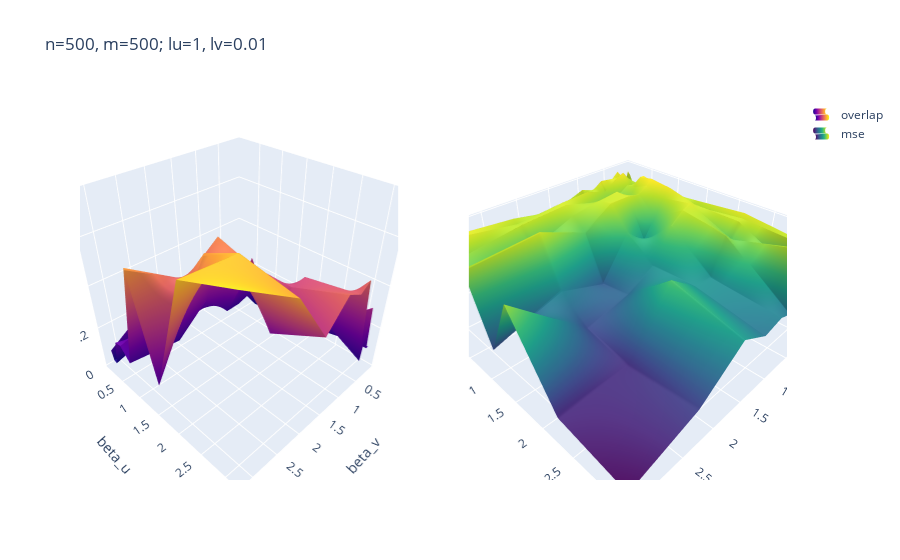

Source (notebook cell):
### Code cell
# OVERLAP AND MSE RUN 2

from plotly.subplots import make_subplots

fig = make_subplots(rows=1, cols=2, specs=[[{'type': 'surface'}, {'type': 'surface'}]])
fig.add_trace(go.Surface(z=overlap_mean_2, x=list_value_2, y=list_value_1,
                         name="overlap", showscale=False),
             row=1, col=1)
fig.add_trace(go.Surface(z=mse_mean_2, x=list_value_2, y=list_value_1,
                         name="mse", showscale=False, colorscale ='viridis'),
             row=1, col=2)

fig.update_layout(
    title=f"n={name_n_2}, m={name_m_2}; lu={lambda_u_val_2}, lv={lambda_v_val_2}",
)
fig.update_layout(scene = dict(
                    xaxis_title=name_value_2,
                    yaxis_title=name_value_1,
                    zaxis_title="overlap"),
                  scene2 = dict(
                    xaxis_title=name_value_2,
                    yaxis_title=name_value_1,
                    zaxis_title="mse"),
               autosize=False, width=1000, height=500)
fig.update_traces(showlegend=True)

fig.show()
path=f"{FILE_PATH}n={name_n_2}_m={name_m_2}_lu={lambda_u_val_2}_lv={lambda_v_val_2}.html"
fig.write_html(path)

### Figure 1 — Plotly figure (JSON) as saved in the notebook; plotly's stock layout.template omitted (floating-point values rounded to 4 significant figures)
{"data": [{"name": "overlap", "scene": "scene", "showlegend": true, "showscale": false, "type": "surface", "x": [0.1, 0.1468, 0.2154, 0.3162, 0.4642, 0.6813, 1, 1.468, 2.154, 3.162], "y": [0.1, 0.1468, 0.2154, 0.3162, 0.4642, 0.6813, 1, 1.468, 2.154, 3.162], "z": [[0.05271, 0.1203, 0.08354, 0.02802, 0.08269, 0.1185, 0.06812, 0.1398, 0.2383, 0.08118], [0.07801, 0.1708, 0.1141, 0.07666, 0.05555, 0.04103, 0.1279, 0.1396, 0.07751, 0.03425], [0.1401, 0.09934, 0.07293, 0.01999, 0.04951, 0.1117, 0.06453, 0.07412, 0.1029, 0.02905], [0.1448, 0.106, 0.1195, 0.09801, 0.1333, 0.1656, 0.1287, 0.07048, 0.09024, 0.1557], [0.04834, 0.03296, 0.03204, 0.09446, 0.1523, 0.07294, 0.08927, 0.1197, 0.239, 0.1613], [0.08521, 0.05165, 0.0149, 0.05242, 0.09345, 0.07751, 0.07496, 0.205, 0.07133, 0.1056], [0.09899, 0.05339, 0.02971, 0.0946, 0.21, 0.3577, 0.232, 0.5312, 0.4176, 0.5754], [0.07935, 0.1098, 0.08149, 0.0592, 0.08229, 0.1559, 0.3856, 0.4996, 0.5752, 0.1248], [0.04779, 0.07579, 0.08503, 0.1921, 0.1324, 0.3916, 0.3813, 0.2243, 0.6446, 0.6618], [0.104, 0.1007, 0.3145, 0.05808, 0.4675, 0.4321, 0.4699, 0.3537, 0.5989, 0.7487]]}, {"colorscale": [[0, "#440154"], [0.1111, "#482878"], [0.2222, "#3e4989"], [0.3333, "#31688e"], [0.4444, "#26828e"], [0.5556, "#1f9e89"], [0.6667, "#35b779"], [0.7778, "#6ece58"], [0.8889, "#b5de2b"], [1, "#fde725"]], "name": "mse", "scene": "scene2", "showlegend": true, "showscale": false, "type": "surface", "x": [0.1, 0.1468, 0.2154, 0.3162, 0.4642, 0.6813, 1, 1.468, 2.154, 3.162], "y": [0.1, 0.1468, 0.2154, 0.3162, 0.4642, 0.6813, 1, 1.468, 2.154, 3.162], "z": [[1.895, 1.759, 1.833, 1.944, 1.835, 1.763, 1.864, 1.72, 1.523, 1.838], [1.844, 1.658, 1.772, 1.847, 1.889, 1.918, 1.744, 1.721, 1.845, 1.932], [1.72, 1.801, 1.854, 1.96, 1.901, 1.777, 1.871, 1.852, 1.794, 1.942], [1.71, 1.788, 1.761, 1.804, 1.733, 1.669, 1.743, 1.859, 1.82, 1.689], [1.903, 1.934, 1.936, 1.811, 1.695, 1.854, 1.821, 1.761, 1.522, 1.677], [1.83, 1.897, 1.97, 1.895, 1.813, 1.845, 1.85, 1.59, 1.857, 1.789], [1.802, 1.893, 1.941, 1.811, 1.58, 1.285, 1.536, 0.9376, 1.165, 0.8491], [1.841, 1.78, 1.837, 1.882, 1.835, 1.688, 1.229, 1.001, 0.8496, 1.75], [1.904, 1.848, 1.83, 1.616, 1.735, 1.217, 1.237, 1.551, 0.7107, 0.6763], [1.792, 1.799, 1.371, 1.884, 1.065, 1.136, 1.06, 1.293, 0.8022, 0.5025]]}], "layout": {"scene": {"domain": {"x": [0, 0.45], "y": [0, 1]}, "xaxis": {"title": {"text": "beta_v"}}, "yaxis": {"title": {"text": "beta_u"}}, "zaxis": {"title": {"text": "overlap"}}}, "scene2": {"domain": {"x": [0.55, 1], "y": [0, 1]}}, "title": {"text": "n=500, m=500; lu=1, lv=0.01"}}}
